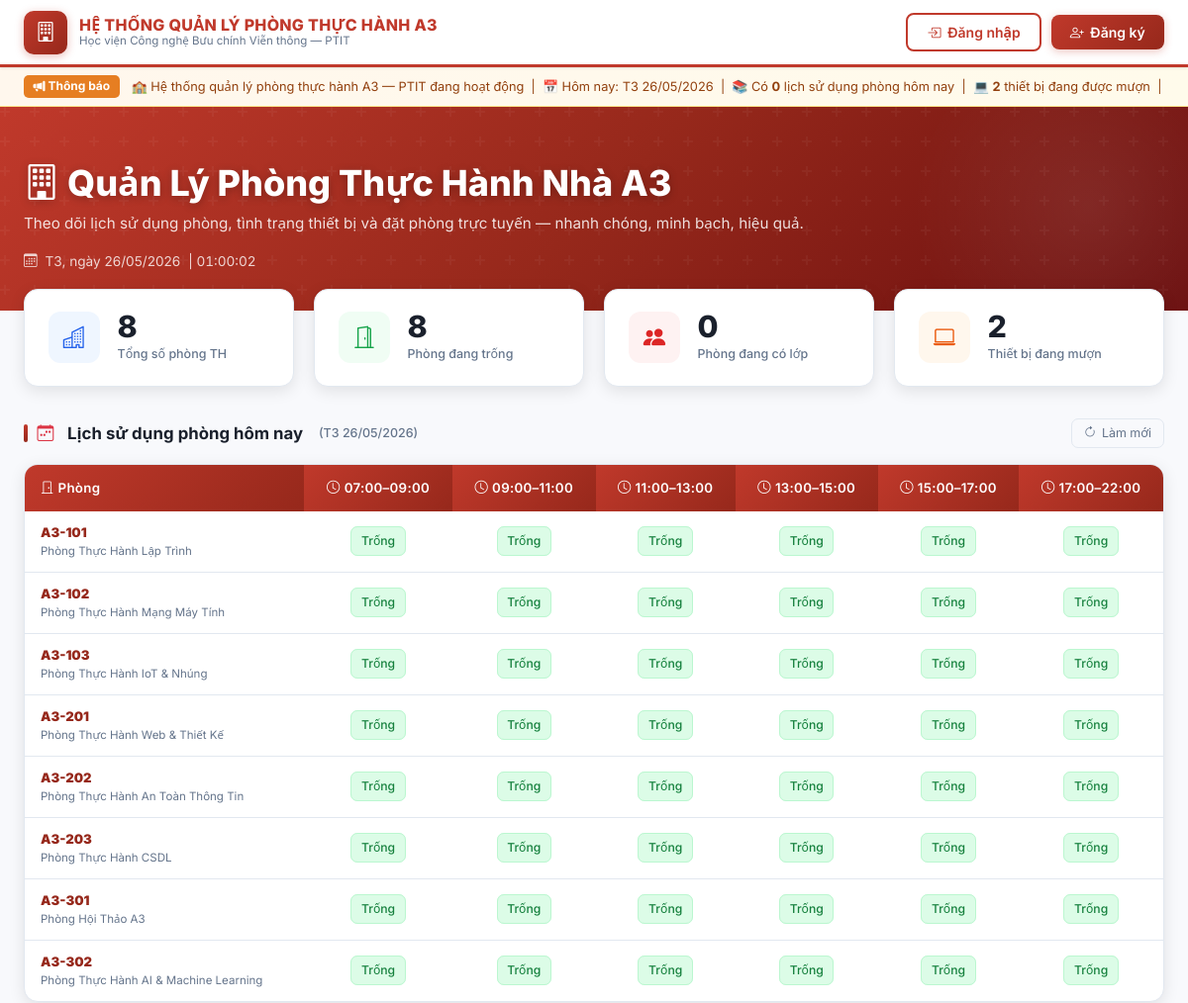
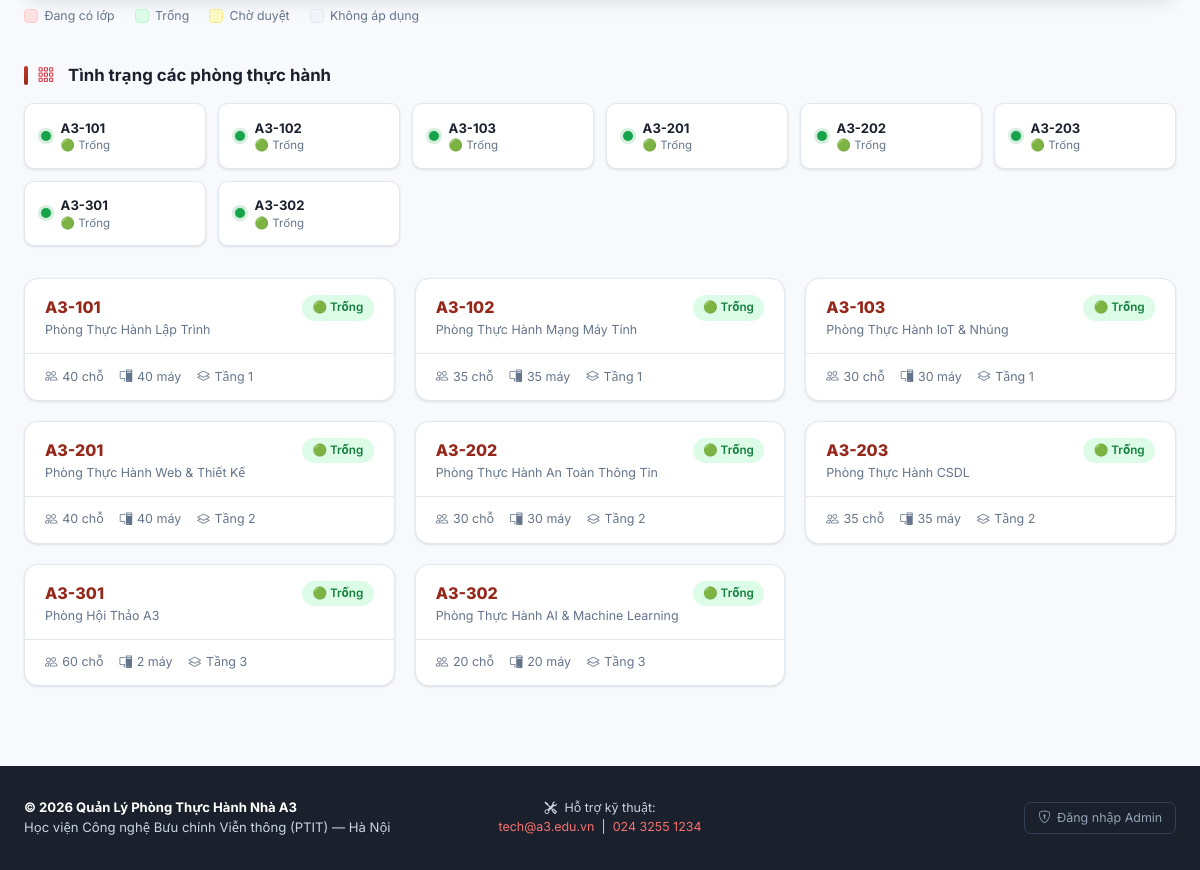
Screenshot of /landing.php with the database file from the repository (2 pictures, top to bottom).
### tables this page shows
CREATE TABLE `room_schedule` (
  `id`         INT UNSIGNED NOT NULL AUTO_INCREMENT,
  `room_id`    INT UNSIGNED NOT NULL,
  `user_id`    INT UNSIGNED NOT NULL,
  `title`      VARCHAR(200) NOT NULL,
  `date`       DATE         NOT NULL,
  `start_time` TIME         NOT NULL,
  `end_time`   TIME         NOT NULL,
  `purpose`    TEXT         DEFAULT NULL,
  `status`     ENUM('pending','approved','rejected','cancelled') NOT NULL DEFAULT 'pending',
  `admin_note` TEXT         DEFAULT NULL,
  `created_at` DATETIME     NOT NULL DEFAULT CURRENT_TIMESTAMP,
  PRIMARY KEY (`id`),
  INDEX `idx_room_date`   (`room_id`, `date`),
  INDEX `idx_user_id`     (`user_id`),
  INDEX `idx_status`      (`status`),
  INDEX `idx_date`        (`date`),
  CONSTRAINT `fk_schedule_room`
    FOREIGN KEY (`room_id`) REFERENCES `rooms`(`id`)
    ON DELETE CASCADE ON UPDATE CASCADE,
  CONSTRAINT `fk_schedule_user`
    FOREIGN KEY (`user_id`) REFERENCES `users`(`id`)
    ON DELETE CASCADE ON UPDATE CASCADE
);

CREATE TABLE `rooms` (
  `id`             INT UNSIGNED NOT NULL AUTO_INCREMENT,
  `room_code`      VARCHAR(20)  NOT NULL UNIQUE,
  `name`           VARCHAR(150) NOT NULL,
  `floor`          TINYINT UNSIGNED NOT NULL DEFAULT 1,
  `capacity`       SMALLINT UNSIGNED NOT NULL DEFAULT 0,
  `computer_count` SMALLINT UNSIGNED NOT NULL DEFAULT 0,
  `description`    TEXT         DEFAULT NULL,
  `image`          VARCHAR(255) DEFAULT NULL,
  `status`         ENUM('active','inactive') NOT NULL DEFAULT 'active',
  `created_at`     DATETIME     NOT NULL DEFAULT CURRENT_TIMESTAMP,
  PRIMARY KEY (`id`),
  INDEX `idx_room_code` (`room_code`),
  INDEX `idx_status`    (`status`)
);

### landing.php (the view, shortened to what this page needs)
<?php
$TIME_SLOTS = [
    '07:00–09:00' => ['start' => '07:00:00', 'end' => '09:00:00'],
    '09:00–11:00' => ['start' => '09:00:00', 'end' => '11:00:00'],
    '11:00–13:00' => ['start' => '11:00:00', 'end' => '13:00:00'],
    '13:00–15:00' => ['start' => '13:00:00', 'end' => '15:00:00'],
    '15:00–17:00' => ['start' => '15:00:00', 'end' => '17:00:00'],
    '17:00–22:00' => ['start' => '17:00:00', 'end' => '22:00:00'],
];
$today       = date('Y-m-d');
$todayLabel  = date('d/m/Y', strtotime($today));
$dayOfWeek   = ['CN','T2','T3','T4','T5','T6','T7'][date('w', strtotime($today))];
$dbOk    = false;
$rooms = $schedules = $stats = [];
try {
    $pdo  = Database::getInstance();
    $dbOk = true;
    $stmt = $pdo->query(
        "SELECT id, room_code, name, floor, capacity, computer_count, status
           FROM rooms
          WHERE status = 'active'
          ORDER BY floor, room_code"
    );
    $rooms = $stmt->fetchAll();
    $totalRooms = $pdo->query("SELECT COUNT(*) FROM rooms WHERE status='active'")->fetchColumn();
    $nowTime = date('H:i:s');
    $stmt2   = $pdo->prepare(
        "SELECT COUNT(DISTINCT room_id)
           FROM room_schedule
          WHERE date = :d
            AND status = 'approved'
            AND start_time <= :t1
            AND end_time   >  :t2"
    );
    $stmt2->execute([':d' => $today, ':t1' => $nowTime, ':t2' => $nowTime]);
    $busyNow = (int)$stmt2->fetchColumn();
    $stmt3 = $pdo->prepare(
        "SELECT COUNT(*) FROM room_schedule WHERE date=:d AND status='approved'"
    );
    $stmt3->execute([':d' => $today]);
    $scheduledToday = (int)$stmt3->fetchColumn();
    $borrowed = $pdo->query(
        "SELECT COUNT(*) FROM device_borrow WHERE status='borrowed'"
    )->fetchColumn();
    $stats = [
        'total_rooms'    => $totalRooms,
        'free_rooms'     => max(0, $totalRooms - $busyNow),
        'busy_rooms'     => $busyNow,
        'scheduled_today'=> $scheduledToday,
        'borrowed'       => $borrowed,
    ];
} catch (Throwable $e) {
    $dbOk       = false;
    $dbError    = $e->getMessage();
    $rooms      = sampleRooms();
    $schedules  = [];
    $totalRooms = count($rooms);
    $stats      = ['total_rooms' => $totalRooms, 'free_rooms' => $totalRooms, 'busy_rooms' => 0, 'scheduled_today' => 0, 'borrowed' => 0];
}
$grid = [];
foreach ($rooms as $r) {
    $grid[$r['room_code']] = [];
    foreach ($TIME_SLOTS as $label => $_) {
        $grid[$r['room_code']][$label] = null;
    }
}
$busyRoomIds = [];
$maintenanceRooms = [];
if ($dbOk) {
    try {
        $stmt = $pdo->query("SELECT room_code FROM rooms WHERE status='inactive'");
        foreach ($stmt->fetchAll() as $mr) {
            $maintenanceRooms[$mr['room_code']] = true;
        }
    } catch (Throwable $_) {}
}
function renderSlot(?array $s): string {
    if ($s === null) {
        return '<span class="slot slot-free">Trống</span>';
    }
    $name = htmlspecialchars($s['user_name'] ?? $s['teacher'] ?? 'Người dùng');
    return '<span class="slot slot-busy">📚 Có lớp<br><small>' . $name . '</small></span>';
}
function roomStatus(array $room, array $busyRoomIds, array $maintenanceRooms): array {
    $code = $room['room_code'];
    $key = $room['id'] ?? $code;
    return ['dot-free','badge-free','🟢 Trống'];
}
?>
<!DOCTYPE html>
<html lang="vi">
<head>
    <link rel="stylesheet"
          href="https://cdn.jsdelivr.net/npm/bootstrap@5.3.3/dist/css/bootstrap.min.css">
    <link rel="stylesheet"
          href="https://cdn.jsdelivr.net/npm/bootstrap-icons@1.11.3/font/bootstrap-icons.min.css">
    <link rel="stylesheet" href="assets/css/home.css">
</head>
<body>
<nav class="navbar-a3">
    <a href="landing.php" class="brand" id="brand-logo">
        <div class="brand-icon">
            <i class="bi bi-building"></i>
        </div>
        <div class="brand-text">
            <div class="title">HỆ THỐNG QUẢN LÝ PHÒNG THỰC HÀNH A3</div>
            <div class="sub">Học viện Công nghệ Bưu chính Viễn thông — PTIT</div>
        </div>
    </a>
    <div class="nav-actions">
        <?php if (isset($_SESSION['user_id'])): ?>
            <a href="index.php" class="btn-primary-a3" id="btn-dashboard">
                <i class="bi bi-speedometer2"></i> Dashboard
            </a>
        <?php else: ?>
            <a href="auth/login.php"    class="btn-outline-primary-a3" id="btn-login">
                <i class="bi bi-box-arrow-in-right"></i> Đăng nhập
            </a>
            <a href="auth/register.php" class="btn-primary-a3"         id="btn-register">
                <i class="bi bi-person-plus"></i> Đăng ký
            </a>
        <?php endif; ?>
    </div>
</nav>
<div class="notice-bar" id="notice-bar">
    <span class="notice-label"><i class="bi bi-megaphone-fill"></i> Thông báo</span>
    <div class="notice-scroll">
        <span>
            🏫 Hệ thống quản lý phòng thực hành A3 — PTIT đang hoạt động &nbsp;|&nbsp;
            📅 Hôm nay: <?= $dayOfWeek . ' ' . $todayLabel ?> &nbsp;|&nbsp;
            📚 Có <strong><?= $stats['scheduled_today'] ?? 0 ?></strong> lịch sử dụng phòng hôm nay &nbsp;|&nbsp;
            💻 <strong><?= $stats['borrowed'] ?? 0 ?></strong> thiết bị đang được mượn &nbsp;|&nbsp;
            🔓 Đăng nhập để đặt phòng hoặc mượn thiết bị
        </span>
    </div>
</div>
<section class="hero-banner" id="hero">
    <div class="hero-inner">
        <h1 class="hero-title">
            <i class="bi bi-building me-2"></i>Quản Lý Phòng Thực Hành Nhà A3
        </h1>
        <p class="hero-sub">
            Theo dõi lịch sử dụng phòng, tình trạng thiết bị và đặt phòng trực tuyến
            — nhanh chóng, minh bạch, hiệu quả.
        </p>
        <div class="hero-date">
            <i class="bi bi-calendar3"></i>
            <span><?= $dayOfWeek ?>, ngày <?= $todayLabel ?></span>
            <span id="live-clock" style="font-variant-numeric:tabular-nums;"></span>
        </div>
    </div>
</section>
<section class="stats-row" id="stats-section" aria-label="Thống kê nhanh">
    <div class="stat-card" id="stat-total">
        <div class="stat-icon blue"><i class="bi bi-buildings"></i></div>
        <div class="stat-info">
            <div class="stat-num"><?= $stats['total_rooms'] ?? 0 ?></div>
            <div class="stat-label">Tổng số phòng TH</div>
        </div>
    </div>
    <div class="stat-card" id="stat-free">
        <div class="stat-icon green"><i class="bi bi-door-open"></i></div>
        <div class="stat-info">
            <div class="stat-num"><?= $stats['free_rooms'] ?? 0 ?></div>
            <div class="stat-label">Phòng đang trống</div>
        </div>
    </div>
    <div class="stat-card" id="stat-busy">
        <div class="stat-icon red"><i class="bi bi-people-fill"></i></div>
        <div class="stat-info">
            <div class="stat-num"><?= $stats['busy_rooms'] ?? 0 ?></div>
            <div class="stat-label">Phòng đang có lớp</div>
        </div>
    </div>
    <div class="stat-card" id="stat-borrowed">
        <div class="stat-icon orange"><i class="bi bi-laptop"></i></div>
        <div class="stat-info">
            <div class="stat-num"><?= $stats['borrowed'] ?? 0 ?></div>
            <div class="stat-label">Thiết bị đang mượn</div>
        </div>
    </div>
</section>
<main class="page-main" id="main-content">
    <section id="schedule-section" aria-labelledby="schedule-heading">
        <div class="d-flex align-items-center mb-3 gap-3">
            <h2 class="section-title mb-0" id="schedule-heading">
                <i class="bi bi-calendar-week text-danger me-1"></i>
                Lịch sử dụng phòng hôm nay
                <span style="font-size:.78rem;font-weight:500;color:#64748b;margin-left:.4rem;">
                    (<?= $dayOfWeek ?> <?= $todayLabel ?>)
                </span>
            </h2>
            <button class="refresh-btn" id="refresh-btn" onclick="location.reload()">
                <i class="bi bi-arrow-clockwise"></i> Làm mới
            </button>
        </div>
        <div class="schedule-wrap" id="schedule-table-wrap">
            <table class="schedule-table" id="schedule-table"
                   aria-label="Bảng lịch sử dụng phòng hôm nay">
                <thead>
                    <tr>
                        <th scope="col"><i class="bi bi-door-closed me-1"></i>Phòng</th>
                        <?php foreach ($TIME_SLOTS as $label => $_): ?>
                        <th scope="col"><i class="bi bi-clock me-1"></i><?= htmlspecialchars($label) ?></th>
                        <?php endforeach; ?>
                    </tr>
                </thead>
                <tbody>
                <?php foreach ($rooms as $room):
                    $code = $room['room_code'];
                ?>
                    <tr>
                        <td>
                            <strong><?= htmlspecialchars($code) ?></strong>
                            <span class="td-room-name"><?= htmlspecialchars($room['name']) ?></span>
                        </td>
                        <?php foreach ($TIME_SLOTS as $label => $_): ?>
                        <td><?= renderSlot($grid[$code][$label] ?? null) ?></td>
                        <?php endforeach; ?>
                    </tr>
                <?php endforeach; ?>
                </tbody>
            </table>
        </div>
        <div class="legend mt-2">
            <span class="legend-item">
                <span class="legend-box" style="background:#fee2e2;border:1px solid #fecaca;"></span>
                Đang có lớp
            </span>
            <span class="legend-item">
                <span class="legend-box" style="background:#dcfce7;border:1px solid #bbf7d0;"></span>
                Trống
            </span>
            <span class="legend-item">
                <span class="legend-box" style="background:#fef9c3;border:1px solid #fde68a;"></span>
                Chờ duyệt
            </span>
            <span class="legend-item">
                <span class="legend-box" style="background:#f1f5f9;border:1px solid #e2e8f0;"></span>
                Không áp dụng
            </span>
        </div>
    </section>
    <div style="height:2.5rem;"></div>
    <section id="rooms-section" aria-labelledby="rooms-heading">
        <h2 class="section-title" id="rooms-heading">
            <i class="bi bi-grid-3x3-gap text-danger me-1"></i>
            Tình trạng các phòng thực hành
        </h2>
        <div class="room-header-grid" id="room-badge-grid">
            <?php foreach ($rooms as $room):
                [$dotClass, , $statusLabel] = roomStatus($room, $busyRoomIds, $maintenanceRooms);
            ?>
            <div class="room-badge" id="badge-<?= htmlspecialchars($room['room_code']) ?>">
                <div class="dot <?= $dotClass ?>"></div>
                <div>
                    <div class="code"><?= htmlspecialchars($room['room_code']) ?></div>
                    <div class="status-text"><?= $statusLabel ?></div>
                </div>
            </div>
            <?php endforeach; ?>
        </div>
        <div class="rooms-grid" id="rooms-grid">
            <?php foreach ($rooms as $room):
                [$dotClass, $badgeClass, $statusLabel] = roomStatus($room, $busyRoomIds, $maintenanceRooms);
            ?>
            <article class="room-card" id="card-<?= htmlspecialchars($room['room_code']) ?>">
                <div class="room-card-header">
                    <div>
                        <div class="room-card-code"><?= htmlspecialchars($room['room_code']) ?></div>
                        <div class="room-card-name"><?= htmlspecialchars($room['name']) ?></div>
                    </div>
                    <span class="status-badge <?= $badgeClass ?>">
                        <?= $statusLabel ?>
                    </span>
                </div>
                <div class="room-card-body">
                    <div class="room-meta">
                        <span>
                            <i class="bi bi-people"></i>
                            <?= $room['capacity'] ?> chỗ
                        </span>
                        <span>
                            <i class="bi bi-pc-display"></i>
                            <?= $room['computer_count'] ?> máy
                        </span>
                        <span>
                            <i class="bi bi-layers"></i>
                            Tầng <?= $room['floor'] ?>
                        </span>
                    </div>
                </div>
            </article>
            <?php endforeach; ?>
        </div>
    </section>
</main>
<footer class="footer-a3" id="footer" role="contentinfo">
    <div class="footer-inner">
        <div class="footer-copy">
            <strong>&copy; <?= date('Y') ?> Quản Lý Phòng Thực Hành Nhà A3</strong><br>
            Học viện Công nghệ Bưu chính Viễn thông (PTIT) — Hà Nội
        </div>
        <div class="footer-contact">
            <i class="bi bi-tools me-1"></i>
            Hỗ trợ kỹ thuật:<br>
            <a href="mailto:tech@a3.edu.vn">tech@a3.edu.vn</a>
            &nbsp;|&nbsp;
            <a href="tel:02432551234">024 3255 1234</a>
        </div>
        <div class="footer-admin">
            <a href="auth/login.php" id="footer-admin-link">
                <i class="bi bi-shield-lock"></i>
                Đăng nhập Admin
            </a>
        </div>
    </div>
</footer>
</body>
</html>

### rows the page displays
room_schedule: label "15:00–17:00"
rooms: room_code "A3-101", name "Phòng Thực Hành Lập Trình", statusLabel "🟢 Trống", capacity "40", computer_count "40", floor "1"
rooms: room_code "A3-102", name "Phòng Thực Hành Mạng Máy Tính", statusLabel "🟢 Trống", capacity "35", computer_count "35", floor "1"
rooms: room_code "A3-103", name "Phòng Thực Hành IoT & Nhúng", statusLabel "🟢 Trống", capacity "30", computer_count "30", floor "1"
rooms: room_code "A3-201", name "Phòng Thực Hành Web & Thiết Kế", statusLabel "🟢 Trống", capacity "40", computer_count "40", floor "2"
rooms: room_code "A3-202", name "Phòng Thực Hành An Toàn Thông Tin", statusLabel "🟢 Trống", capacity "30", computer_count "30", floor "2"
rooms: room_code "A3-203", name "Phòng Thực Hành CSDL", statusLabel "🟢 Trống", capacity "35", computer_count "35", floor "2"
rooms: room_code "A3-301", name "Phòng Hội Thảo A3", statusLabel "🟢 Trống", capacity "60", computer_count "2", floor "3"
rooms: room_code "A3-302", name "Phòng Thực Hành AI & Machine Learning", statusLabel "🟢 Trống", capacity "20", computer_count "20", floor "3"

### other values shown
$dayOfWeek "T3"
$stats['scheduled_today'] "0"
$stats['borrowed'] "2"
$stats['total_rooms'] "8"
$stats['free_rooms'] "8"
$stats['busy_rooms'] "0"
$label "07:00–09:00"
$label "09:00–11:00"
$label "11:00–13:00"
$label "13:00–15:00"
$label "17:00–22:00"
